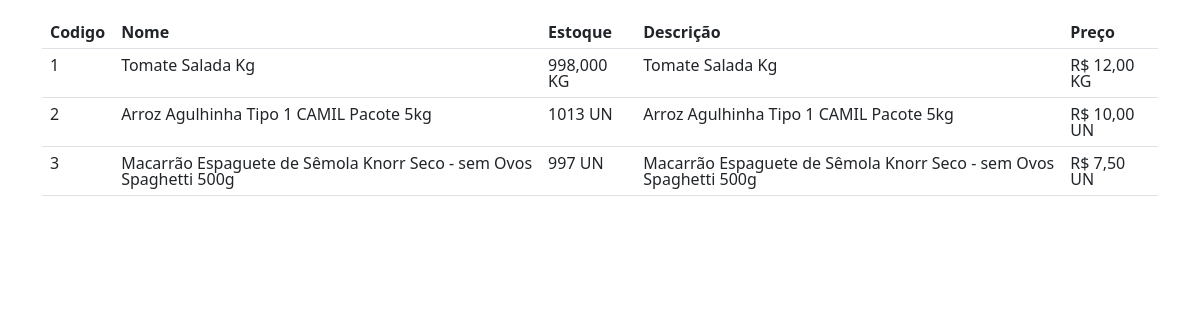
The app's page /pdvweb/pesquisar_produto/ (signed in), older data.
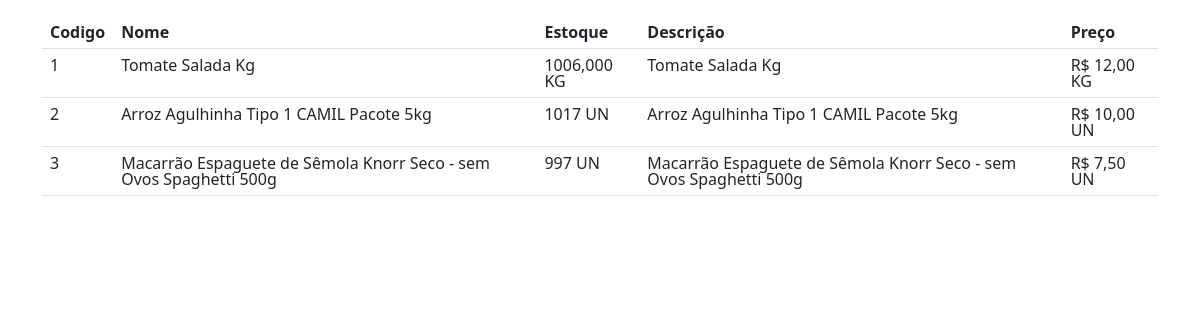
The same page, newer data.
### pdvweb/models.py (models this page shows, shortened)
class ProdutoBase(models.Model):
    codigo = models.CharField(max_length=10, unique=False, blank=True)
    nome = models.CharField(max_length=100, unique=True)
    descricao = models.TextField(blank=True, null=True)
    categoria = models.ForeignKey(
        Categoria, on_delete=models.SET_NULL, null=True, blank=True)
    class Meta:
        abstract = True

class ProdutoPorPeso(ProdutoBase):
    preco_por_kilo = models.DecimalField(
        max_digits=10, decimal_places=2, validators=[MinValueValidator(0)])
    estoque_em_kilos = models.DecimalField(
        max_digits=10, decimal_places=3, default=0)

class ProdutoPorQuantidade(ProdutoBase):
    preco = models.DecimalField(
        max_digits=10, decimal_places=2, validators=[MinValueValidator(0)])
    estoque = models.PositiveIntegerField(default=0)
    data_criacao = models.DateTimeField(default=timezone.now)

### pdvweb/views.py (the view)
# urls.py: path('pesquisar_produto/', views.search_produto, name='search_produto'),
@login_required
def search_produto(request):
    query = request.POST.get('produto_pesquisa', '')
    produtos_por_quantidade = ProdutoPorQuantidade.objects.filter(
        nome__icontains=query)
    produtos_por_peso = ProdutoPorPeso.objects.filter(nome__icontains=query)
    todos_produtos = list(produtos_por_quantidade) + list(produtos_por_peso)
    todos_produtos = sorted(
        todos_produtos, key=lambda produto: produto.codigo, reverse=False)
    return render(request, 'pdvweb/resultado_pesquisa.html', {'todos_produtos': todos_produtos})

### pdvweb/templates/pdvweb/resultado_pesquisa.html (shortened to what this page needs)
<div id="resultadosPesquisa" class="container mt-3" style="max-height: 400px; overflow-y: auto;">
  <div class="table-responsive">
    <table class="table">
      <thead class="bg-secondary text-light" style="line-height: 1;">
        <tr>
          <th>Codigo</th>
          <th>Nome</th>
          <th>Estoque</th>
          <th>Descrição</th>
          <th>Preço</th>
        </tr>
      </thead>
      <tbody style="line-height: 1;">
        {% for produto in todos_produtos %}
        <tr style="background-color: #f8f9fa;">
          <td>{{ produto.codigo }}</td>
          <td>{{ produto.nome }}</td>
          {% if produto.preco %}
            <td>{{ produto.estoque }} UN</td>
          {% elif produto.preco_por_kilo %}
            <td>{{ produto.estoque_em_kilos }} KG</td>
          {% endif %}
          <td>{{ produto.descricao }}</td>
          {% if produto.preco %}
            <td>R$ {{ produto.preco }} UN</td>
          {% elif produto.preco_por_kilo %}
            <td>R$ {{ produto.preco_por_kilo }} KG</td>
          {% endif %}
        </tr>
        {% endfor %}
      </tbody>
    </table>
  </div>
</div>
<link href="https://cdn.jsdelivr.net/npm/bootstrap@5.3.0-alpha1/dist/css/bootstrap.min.css" rel="stylesheet">

Row changes from the older to the newer data that the page shows:
changed ProdutoPorPeso "Tomate Salada Kg": estoque_em_kilos "998,000" → "1006,000"
changed ProdutoPorQuantidade "Arroz Agulhinha Tipo 1 CAMIL Pacote 5kg": estoque "1013" → "1017"
